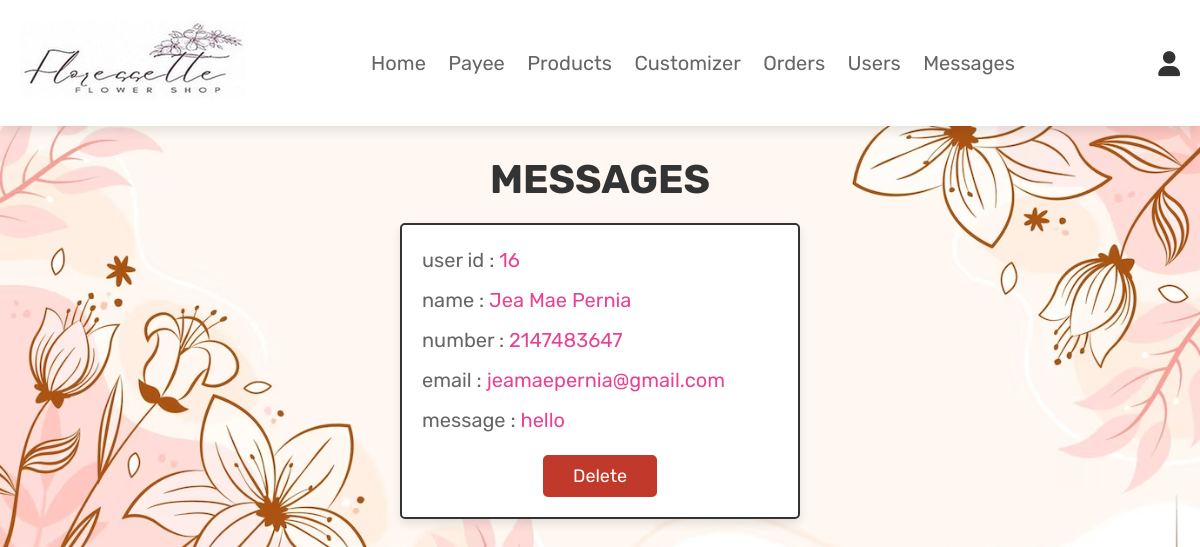
The app's page /admin_contacts.php (signed in) with its own data.
### tables this page shows
CREATE TABLE `message` (
  `id` int(100) NOT NULL,
  `user_id` int(100) NOT NULL,
  `name` varchar(100) NOT NULL,
  `email` varchar(255) NOT NULL,
  `number` int(12) NOT NULL,
  `message` varchar(255) NOT NULL
);

### admin_contacts.php (the view, shortened to what this page needs)
<?php
@include 'config.php';
?>
<!DOCTYPE html>
<html lang="en">
<head>
   <link rel="stylesheet" href="https://cdnjs.cloudflare.com/ajax/libs/font-awesome/6.0.0/css/all.min.css">
   <link rel="stylesheet" href="css/admin_style.css">
</head>
<body>
<?php @include 'admin_header.php'; ?>
<section class="messages">
   <h1 class="title">messages</h1>
   <div class="box-container">
      <?php
       $select_message = mysqli_query($conn, "SELECT * FROM `message`") or die('query failed');
       if(mysqli_num_rows($select_message) > 0){
          while($fetch_message = mysqli_fetch_assoc($select_message)){
      ?>
      <div class="box">
         <p>user id : <span><?php echo $fetch_message['user_id']; ?></span> </p>
         <p>name : <span><?php echo $fetch_message['name']; ?></span> </p>
         <p>number : <span><?php echo $fetch_message['number']; ?></span> </p>
         <p>email : <span><?php echo $fetch_message['email']; ?></span> </p>
         <p>message : <span><?php echo $fetch_message['message']; ?></span> </p>
         <a href="admin_contacts.php?delete=<?php echo $fetch_message['id']; ?>" onclick="return confirm('delete this message?');" class="delete-btn">delete</a>
      </div>
      <?php
         }
      }else{
         echo '<p class="empty">you have no messages!</p>';
      }
      ?>
   </div>
</section>
</body>
</html>

### css/admin_style.css (style rules this page uses)
:root { --pink:#e84393; --red:#c0392b; --orange:#f39c12; --black:#333; --white:#fff; --light-color:#666; --light-white:#ccc; --light-bg:#f5f5f5; --border:.2rem solid var(--black); --box-shadow:0 .5rem 1rem rgba(0,0,0,.1); }
* { font-family: 'Rubik', sans-serif; margin:0; padding:0; box-sizing: border-box; outline: none; border:none; text-decoration: none; transition:all .2s linear; }
html { font-size: 62.5%; overflow-x: hidden; scroll-behavior: smooth; scroll-padding-top: 6.5rem; }
body { background: var(--light-bg); background:url(../images/adminbg.png) no-repeat; background-size: cover; background-position: center; background-blend-mode: lighten; }
section { padding:3rem 2rem; }
.title { text-align: center; margin-bottom: 2rem; color:var(--black); text-transform: uppercase; font-size: 4rem; }
.btn, .delete-btn, .option-btn { display: inline-block; border-radius: .5rem; margin-top: 1rem; font-size: 1.8rem; color:var(--white); cursor: pointer; padding:1rem 3rem; text-transform: capitalize; }
.delete-btn { background-color: var(--red); }
.messages .box-container { display: grid; grid-template-columns: repeat(auto-fit, 400px); gap:1.5rem; align-items: flex-start; max-width: 2000px; margin: 0 auto; justify-content: center; }
.messages .box-container .box { padding:2rem; border:var(--border); background-color: var(--white); box-shadow: var(--box-shadow); border-radius: .5rem; text-align: center; }
.messages .box-container .box p { font-size: 2rem; color:var(--light-color); margin-bottom: 1rem; line-height: 1.5; text-align: left; }
.messages .box-container .box p span { color:var(--pink); }

### records on screen
message: user "16", name "Jea Mae Pernia", number "2147483647", email "jeamaepernia@gmail.com", message "hello"
